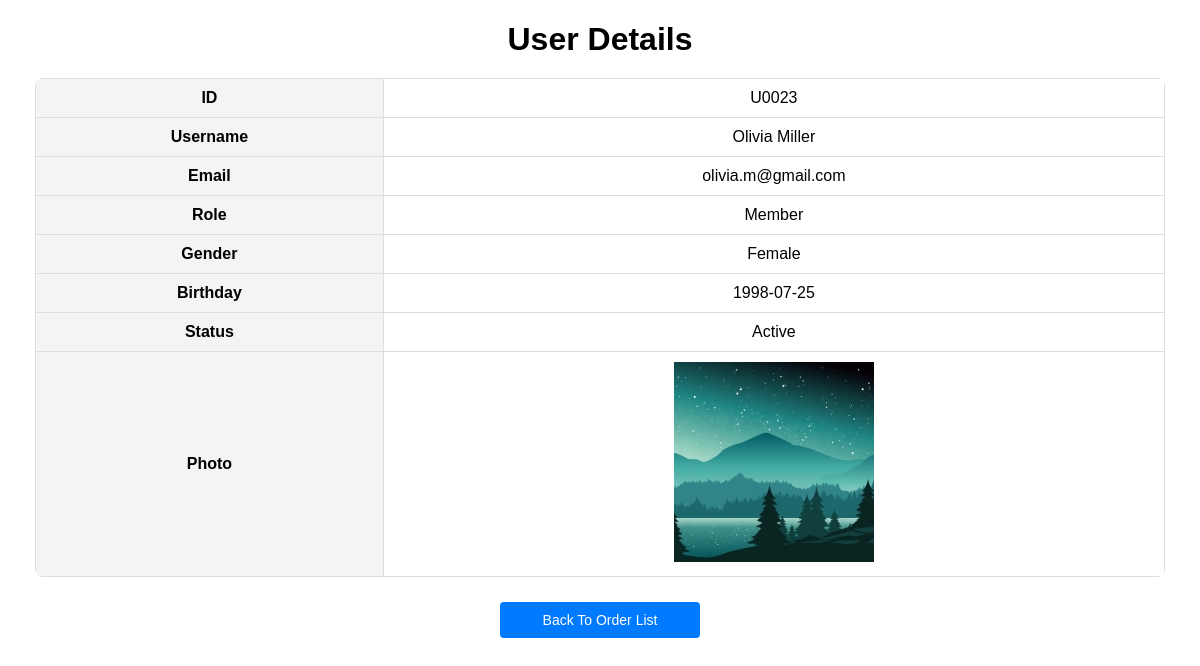
Screenshot of /admin/userDetails.php?user_id=U0023 (signed in) with the database file from the repository.
### tables this page shows
CREATE TABLE `user` (
  `user_id` varchar(5) NOT NULL,
  `name` varchar(100) NOT NULL,
  `email` varchar(100) NOT NULL,
  `password` varchar(100) NOT NULL,
  `gender` varchar(10) NOT NULL,
  `birthday` date NOT NULL,
  `photo` varchar(100) NOT NULL,
  `role` varchar(100) NOT NULL,
  `status` varchar(20) NOT NULL,
  `failed_attempts` int(11) DEFAULT 0,
  `last_failed_attempt` datetime DEFAULT NULL,
  `banned_until` datetime DEFAULT NULL,
  `last_login_time` datetime DEFAULT NULL,
  `login_count` int(11) DEFAULT 0,
  `last_login_event_time` datetime DEFAULT NULL,
  `deactivated_at` datetime DEFAULT NULL,
  `remember_token` varchar(64) DEFAULT NULL,
  `remember_token_expiry` datetime DEFAULT NULL,
  PRIMARY KEY (`user_id`),
  UNIQUE KEY `email` (`email`)
);

### admin/userDetails.php (the view, shortened to what this page needs)
<?php
include '../_base.php';
include '../_head.php';
$user_id = $_GET['user_id'];
$stm = $_db->prepare('SELECT * FROM user WHERE user_id = ?');
$stm->execute([$user_id]);
$user = $stm->fetch(PDO::FETCH_OBJ);
?>
<!DOCTYPE html>
<html lang="en">
<head>
    <link rel="stylesheet" href="../css/userList.css">
</head>
<body>
    <div class="container">
        <h1>User Details</h1>
        <?php if ($user): ?>
            <table>
                <tr>
                    <th>ID</th>
                    <td><?= htmlspecialchars($user->user_id) ?></td>
                </tr>
                <tr>
                    <th>Username</th>
                    <td><?= htmlspecialchars($user->name) ?></td>
                </tr>
                <tr>
                    <th>Email</th>
                    <td><?= htmlspecialchars($user->email) ?></td>
                </tr>
                <tr>
                    <th>Role</th>
                    <td><?= htmlspecialchars($user->role) ?></td>
                </tr>
                <tr>
                    <th>Gender</th>
                    <td><?= htmlspecialchars($user->gender) ?></td>
                </tr>
                <tr>
                    <th>Birthday</th>
                    <td><?= htmlspecialchars($user->birthday) ?></td>
                </tr>
                <tr>
                    <th>Status</th>
                    <td><?= htmlspecialchars($user->status) ?></td>
                </tr>
                <tr>
                    <th>Photo</th>
                    <td>
                        <?php if ($user->photo): ?>
                            <img src="../uploads/<?= htmlspecialchars($user->photo) ?>" alt="User Photo">
                        <?php else: ?>
                            No photo available
                        <?php endif; ?>
                    </td>
                </tr>
            </table>
        <?php else: ?>
            <p>User details not found.</p>
        <?php endif; ?>
    </div>
    <div class="action-buttons">
        <a href="orderList.php"><button>Back To Order List</button></a>
    </div>
</body>
</html>

### css/userList.css (style rules this page uses)
body { font-family: Arial, sans-serif; margin: 20px; }
h1 { text-align: center; margin-bottom: 20px; }
.container { max-width: 1200px; margin: auto; padding: 0 15px; }
button { background-color: #007bff; color: white; border: none; padding: 10px; text-align: center; display: inline-block; font-size: 14px; margin: 2px 1px; cursor: pointer; border-radius: 4px; }
table { width: 100%; border-collapse: collapse; margin-bottom: 20px; border-radius: 8px; overflow: hidden; }
th, td { padding: 10px; text-align: center; border: 1px solid #ddd; }
th { background-color: #f4f4f4; }
.action-buttons { text-align: center; margin: 20px 0; }
.action-buttons a button { width: 200px; margin: 5px; }

### rows the page displays
user: user_id "U0023", name "Olivia Miller", email "olivia.m@gmail.com", role "Member", gender "Female", birthday "1998-07-25", status "Active", photo (picture)
